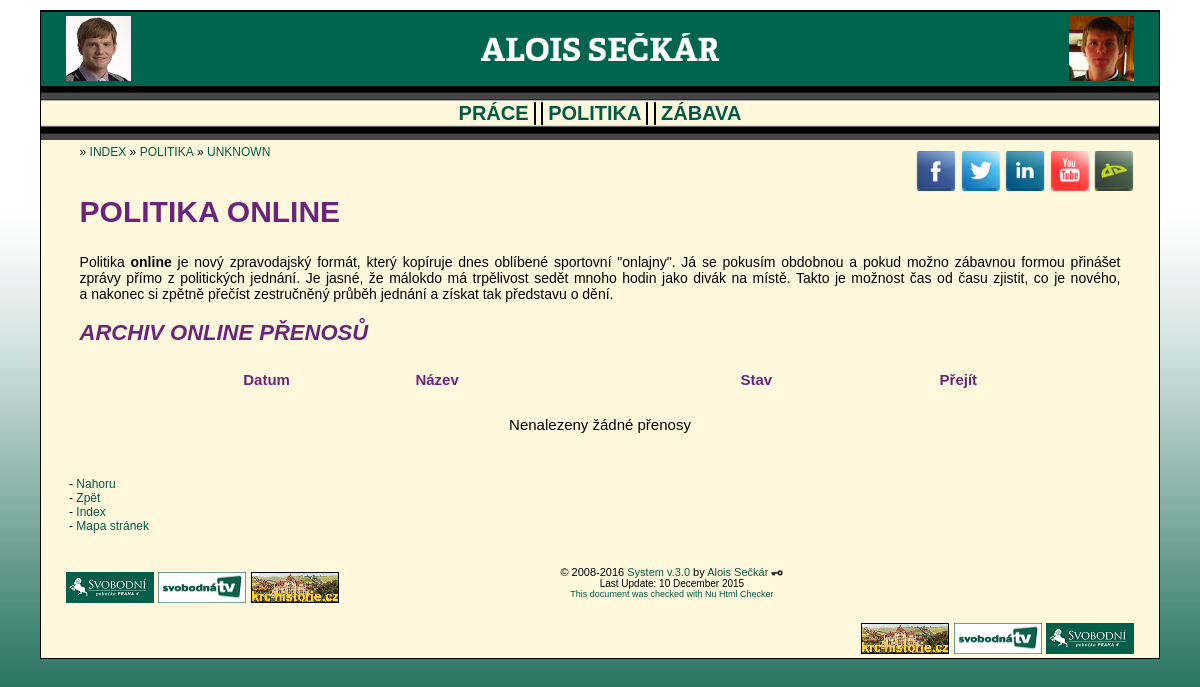
The page /politics-onlines on the database as committed earlier.
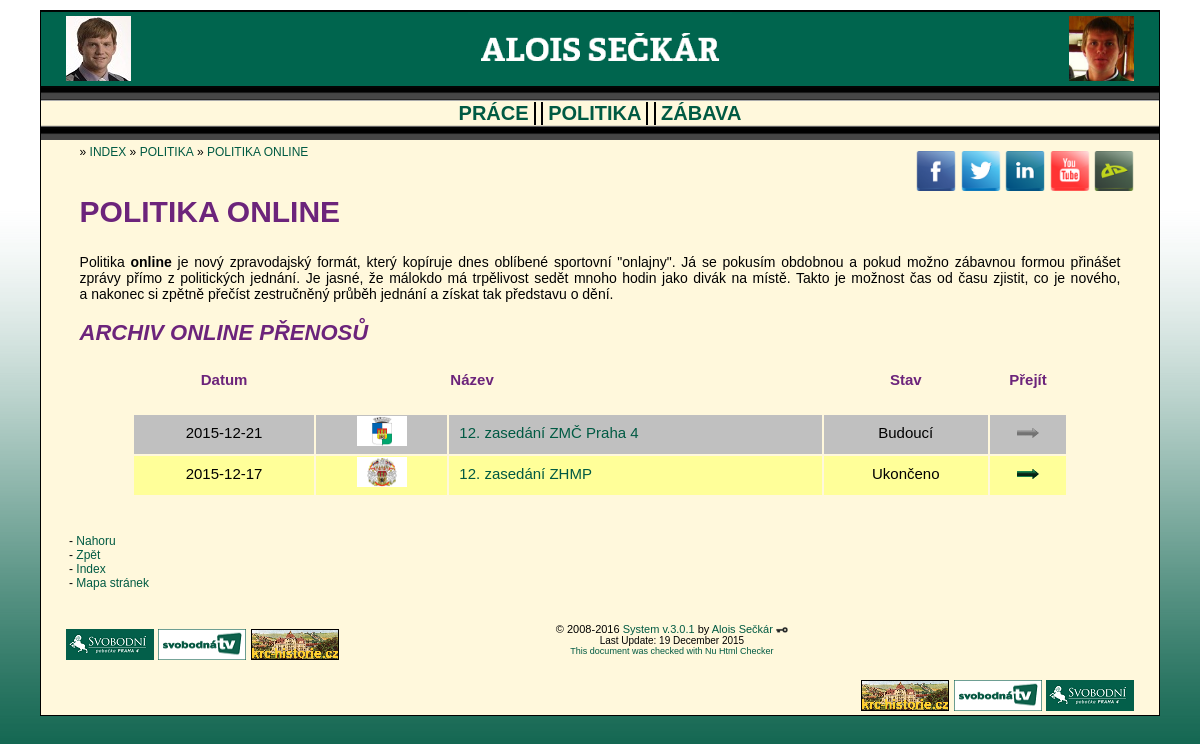
The same page on the database as committed later.
### tables this page shows
CREATE TABLE IF NOT EXISTS `elrh_main` (
  `var` varchar(25) NOT NULL,
  `dscr` varchar(100) NOT NULL,
  `value` varchar(100) NOT NULL
);

CREATE TABLE IF NOT EXISTS `elrh_onlines` (
  `id` int(11) NOT NULL,
  `date` date NOT NULL,
  `name` varchar(50) NOT NULL,
  `dscr` text NOT NULL,
  `thumb` varchar(100) NOT NULL,
  `status` enum('future','current','past') NOT NULL DEFAULT 'future'
);

### index.php (called while the page is built, shortened)
<?php
include_once getcwd().'/web/scripts/elrh_page_controller.php';
$controller = new ELRHPageController();
if (!empty($_GET["page"])) {
	$page = $_GET["page"];
}
$controller->resolvePath(mb_strtolower($page, 'UTF-8'));
$controller->prepareData();
$controller->renderPage();
?>

### web/scripts/page-data/elrh_data_helper.php (called while the page is built, shortened)
<?php
class ELRHDataHelper {
	public static function retrieveArray($mysqli, $query) {
		$result = $mysqli->query($query);
	    $i = 0;
		while ($current = $result->fetch_array()) {
			$array[$i] = $current;
			$i++;
		}
		if (isset($array)) {
			return $array;
		} else {
			return null;
		}
	}
}

### web/scripts/page-data/elrh_politics-onlines_data.php (called while the page is built, shortened)
<?php
class ELRHPageData {
	public static function prepareData($item, $mysqli) {
		$data["title"] = "Alois Sečkár - Politika online";
		include_once getcwd().'/web/scripts/page-data/elrh_data_helper.php';
		$data["onlines"] = ELRHDataHelper::retrieveArray($mysqli, "SELECT id, date, name, thumb, status FROM elrh_onlines ORDER BY date DESC");
		return $data;
	}
}

### web/scripts/page-content/elrh_politics-onlines_content.php (the view, shortened to what the changed rows need)
<?php
class ELRHPageContentRenderer {
	public static function renderContent($page_data) {
		$admin_form = "/politics-onlines/";
	    if ($page_data["single"]==true) {
			if ($page_data["exists"]==true) {
				$admin_form .= $page_data["entry"]["id"];
				echo '<h1>'.$page_data["title"].'</h1>'.PHP_EOL;
				echo '<img src="'.$page_data["entry"]["thumb"].'" title="'.$page_data["entry"]["name"].'" alt="'.$page_data["entry"]["name"].'" width="200" height="120" />'.PHP_EOL;
				echo '<p>'.PHP_EOL;
					echo '<strong><em>Datum: '.$page_data["entry"]["date"].'</em></strong>'.PHP_EOL;
				echo '</p>'.PHP_EOL;
				echo '<p>'.PHP_EOL;
					switch ($page_data["entry"]["status"]) {
						case "future":
						    $state = '<span style="background-color: #C0C0C0;">Budoucí</span>';
							break;
						case "current":
						    $state = '<span style="background-color: #66FF66;">Aktivní</span>';
							break;
						case "past":
						    $state = '<span style="background-color: #FFFF99;">Ukončeno</span>';
							break;
					}
					echo '<strong><em>Stav: '.$state.'</em></strong>'.PHP_EOL;
				echo '</p>'.PHP_EOL;
				echo '<p>'.PHP_EOL;
					echo $page_data["entry"]["dscr"];
				echo '</p>'.PHP_EOL;
				echo '<h2>ONLINE PŘENOS:</h2>';
				echo '<p class="centered">'.PHP_EOL;
					echo '<a href="/politics-onlines/'.$page_data["entry"]["id"].'">Znovu načíst...</a>'.PHP_EOL;
				echo '</p>'.PHP_EOL;
				if ($page_data["full"]==true) {
					echo '<table class="onlines">'.PHP_EOL;
					echo '<tr>'.PHP_EOL;
						echo '<th>Čas</th>'.PHP_EOL;
						echo '<th style="text-align: left;">Příspěvek</th>'.PHP_EOL;
					echo '</tr>'.PHP_EOL;
					echo '<tr>'.PHP_EOL;
						echo '<td colspan="5" style="height: 5px;"></td>'.PHP_EOL;
					echo '</tr>'.PHP_EOL;
					foreach ($page_data["contents"] as $row) {
						$date = preg_split("/ /", $row["date"]);
						$time = preg_split("/:/", $date[1]);
						echo '<tr>'.PHP_EOL;
							echo '<td><strong>'.$time[0].':'.$time[1].'</strong></td>'.PHP_EOL;
							echo '<td style="text-align: left;">'.$row["content"].'</td>'.PHP_EOL;
						echo '</tr>'.PHP_EOL;
					}
					echo '</table>'.PHP_EOL;
				} else {
					echo '<p>'.PHP_EOL;
						echo 'Nenalezeny žádné příspěvky. Zkuste to později.'.PHP_EOL;
					echo '</p>'.PHP_EOL;
				}
			} else {
				echo '<h1>POLITIKA ONLINE</h1>'.PHP_EOL;
				echo '<p>'.PHP_EOL;
					echo '<div class="font-error">Online přenos s takovým ID se bohužel na blogu nenachází...</div>'.PHP_EOL;
				echo '</p>'.PHP_EOL;
			}
		} else {
			echo '<h1>POLITIKA ONLINE</h1>'.PHP_EOL;
			echo '<h2>ARCHIV ONLINE PŘENOSŮ</h2>'.PHP_EOL;
			echo '<table class="onlines">'.PHP_EOL;
			echo '<tr>'.PHP_EOL;
				echo '<th>Datum</th>'.PHP_EOL;
				echo '<th></th>'.PHP_EOL;
				echo '<th style="text-align: left;">Název</th>'.PHP_EOL;
				echo '<th>Stav</th>'.PHP_EOL;
				echo '<th>Přejít</th>'.PHP_EOL;
			echo '</tr>'.PHP_EOL;
			if (!empty($page_data["onlines"])) {
				foreach ($page_data["onlines"] as $row) {
					switch ($row["status"]) {
						case "future":
						    $state = "Budoucí";
							echo '<tr style="background-color: #C0C0C0;">'.PHP_EOL;
							break;
						case "past":
						    $state = "Ukončeno";
							echo '<tr style="background-color: #FFFF99;">'.PHP_EOL;
							break;
					}
						echo '<td>'.$row["date"].'</td>'.PHP_EOL;
						echo '<td><img src="'.$row["thumb"].'" title="'.$row["name"].'" alt="'.$row["name"].'" width="50" height="30" /></td>'.PHP_EOL;
						echo '<td style="padding-right: 10px; text-align: left;"><a href="/politics-onlines/'.$row["id"].'" title="'.$row["name"].'">'.$row["name"].'</a></td>'.PHP_EOL;
						echo '<td>'.$state.'</td>'.PHP_EOL;
						if ($row["status"]!="future") {
							echo '<td><a href="/politics-onlines/'.$row["id"].'" title="'.$row["name"].'"><img src="/web/skin/left_arrow.png" title="K online přenosu" alt="K online přenosu" height="10" /></a></td>'.PHP_EOL;
						} else {
							echo '<td><img src="/web/skin/gray_arrow.png" title="Neaktivní" alt="Neaktivní" height="10" /></td>'.PHP_EOL;
						}
					echo '</tr>'.PHP_EOL;
				}
			} else {
				echo '<tr>'.PHP_EOL;
					echo '<td colspan="5">Nenalezeny žádné přenosy</td>'.PHP_EOL;
				echo '</tr>'.PHP_EOL;
			}
			echo '</table>'.PHP_EOL;
		}
	}
}

### web/scripts/elrh_navigation_creator.php (shortened to what the changed rows need)
<?php
class ELRHNavigationCreator {
	public static function createNavigationContent($page, $item, $mysqli) {
		$request = explode("-", $page);
		$result = $mysqli->query(
			"SELECT name FROM elrh_navigation WHERE type='page' AND ident='".$request[0]."'");
		$data = $result->fetch_array();
		$page_nav["name"] = $data["name"];
		if (!empty($request[1])) {
			$result = $mysqli->query(
				"SELECT name FROM elrh_navigation WHERE type='subpage' AND ident='".$request[1]."'");
			$data = $result->fetch_array();
			$subpage_nav["name"] = $data["name"];
			if ($subpage_nav["name"] == "") {
				$subpage_nav["name"] = 'UNKNOWN';
			}
		}
		$navigation["top"] = '&raquo;&nbsp;<a href="/" target="_self" title="Index">INDEX</a>';
		if (!empty($request[1])) {
			$navigation["top"] .= '&nbsp;&raquo;&nbsp;<a href="/'.$request[0].'" title="'.$page_nav["name"].'">'.$page_nav["name"].'</a>';
			$navigation["top"] .= '&nbsp;&raquo;&nbsp;<a href="/'.$page.'" title="'.$subpage_nav["name"].'">'.$subpage_nav["name"].'</a>';
		} else {
			$navigation["top"] .= '&nbsp;&raquo;&nbsp;<a href="/'.$request[0].'" title="'.$page_nav["name"].'">'.$page_nav["name"].'</a>';
	    }
		$navigation["bottom"] = '<p class="back-to-top">';
		$navigation["bottom"] .= '- <a href="#top" title="Nahoru na stránku">Nahoru</a><br />';
		if (!empty($request[1])) {
			if (!empty($item)) {
				$navigation["bottom"] .= '- <a href="/'.$page.'" title="'.$page_nav["name"].'">Zpět</a><br />';
			} else {
				$navigation["bottom"] .= '- <a href="/'.$request[0].'" title="'.$page_nav["name"].'">Zpět</a><br />';
			}
		}
		$navigation["bottom"] .= '- <a href="/index" title="Na index">Index</a><br />';
		$navigation["bottom"] .= '- <a href="/sitemap" title="Mapa stránek">Mapa stránek</a>';
        $navigation["bottom"] .= '</p>';
		return $navigation;
	}
}
?>

### web/scripts/elrh_page_renderer.php (shortened to what the changed rows need)
<?php
class ELRHPageRenderer {
	public static function renderHTMLStart() {
		echo '<!DOCTYPE html>'.PHP_EOL;
		echo '<html lang="cs">'.PHP_EOL;
	}
	public static function renderHTMLHead($title) {
		echo '<head>'.PHP_EOL;
			echo '<link rel="stylesheet" type="text/css" href="/elrh_css.css" />'.PHP_EOL;
			echo '<link rel="stylesheet" type="text/css" href="/dropdown.css" />'.PHP_EOL;
		echo '</head>'.PHP_EOL;
	}
	public static function renderBodyStart() {
		echo '<body id="top">'.PHP_EOL;
		echo '<div id="container">'.PHP_EOL;
	}
	public static function renderContentStart($nav) {
		echo '<div id="content">'.PHP_EOL;
		echo '<div id="content-navbox">'.PHP_EOL;
			echo $nav.PHP_EOL;
		echo '</div>'.PHP_EOL;
		echo '<article>'.PHP_EOL;
	}
	public static function renderContentEnd($nav) {
		echo '</article>'.PHP_EOL;
		echo '</div>'.PHP_EOL;
	}
	public static function renderPageFooter($version, $update) {
		echo '<div id="footer">'.PHP_EOL;
			echo '<div id="footer-center">'.PHP_EOL;
				echo '<div class="footer-big">&copy; 2008-2016 <a href="/versions" title="Verze systému">System v.'.$version.'</a> by <a href="/contacts" title="Kontakt">Alois Sečkár</a> <a href="/login"><img src="/web/images/admin.png" height="6" /></a></div>'.PHP_EOL;
				echo '<div class="footer-small">Last Update: '.$update.'</div>'.PHP_EOL;
				echo '<div class="footer-tiny"><a href="https://validator.w3.org/nu/?doc=http://'.$_SERVER["SERVER_NAME"].$_SERVER["REQUEST_URI"].'" title="Validator at w3.org">This document was checked with Nu Html Checker</a></div>'.PHP_EOL;
			echo '</div>'.PHP_EOL;
		echo '</div>'.PHP_EOL;
	}
	public static function renderHTMLEnd() {
		echo '</div>'.PHP_EOL;
		echo '</body>'.PHP_EOL;
		echo '</html>'.PHP_EOL;
	}
}
?>

Rows that differ between the two databases and show on the page:
no longer on this page (row edited): elrh_main: value "3.0"
added elrh_onlines: date "2015-12-21", thumb (picture), name "12. zasedání ZMČ Praha 4", status "Budoucí"
added elrh_onlines: date "2015-12-17", thumb (picture), name "12. zasedání ZHMP", status "Ukončeno"
Other text that changed with them:
$subpage_nav["name"]: "UNKNOWN" → "POLITIKA ONLINE"
$version: (not shown) → "3.0.1"
$update: "10 December 2015" → "19 December 2015"
text no longer shown: "Nenalezeny žádné přenosy"
